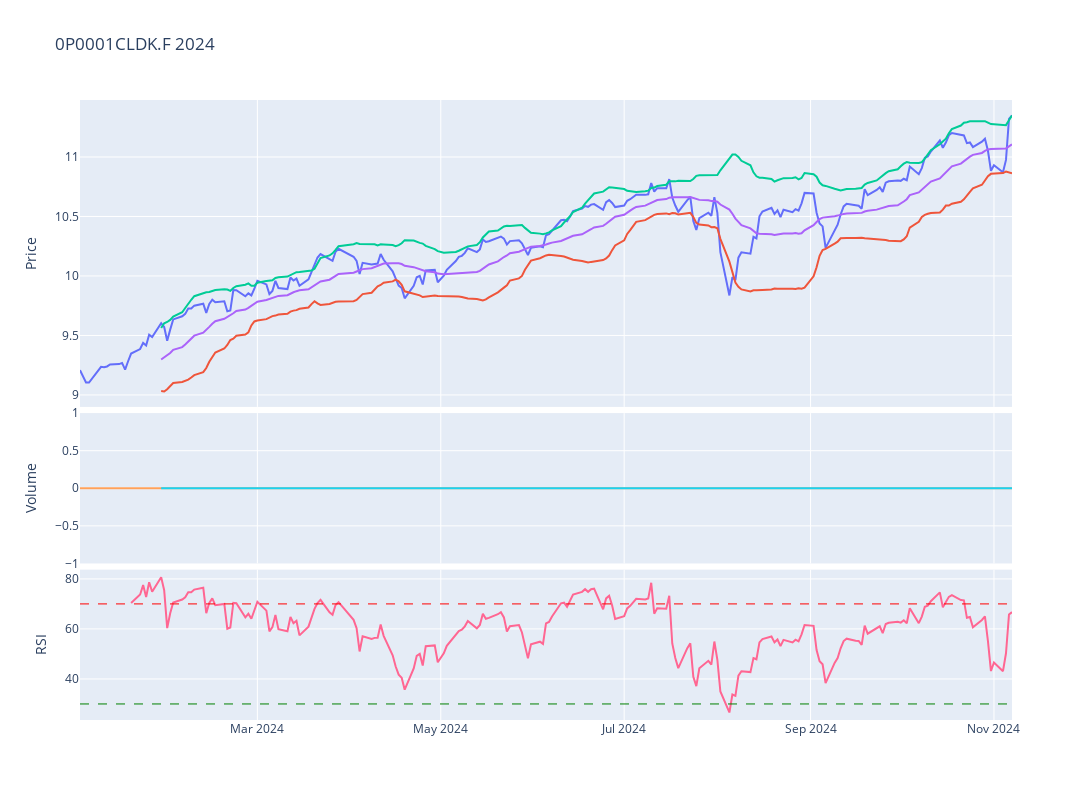

Notebook source saved alongside this figure:
### Code cell
# Plot the adjusted close price
fig = make_subplots(rows=4, cols=1,shared_xaxes=True,vertical_spacing=0.01,specs=[[{'rowspan':2,'colspan':1}],[None],[{'rowspan':1,'colspan':1}],[{'rowspan':1,'colspan':1}]])

# Graph (1,1)
fig.add_trace(go.Scatter(x=stock_ticker['Adj Close'].loc[year].index,y=stock_ticker['Adj Close'].loc[year],mode="lines",name=f'{ticker}'),row=1,col=1)
fig.add_trace(go.Scatter(x=stock_ticker['BB_Lower'].loc[year].index,y=stock_ticker['BB_Lower'].loc[year],mode="lines",name='BB_Lower'),row=1,col=1)
fig.add_trace(go.Scatter(x=stock_ticker['BB_Upper'].loc[year].index,y=stock_ticker['BB_Upper'].loc[year],mode="lines",name='BB_Upper'),row=1,col=1)
fig.add_trace(go.Scatter(x=stock_ticker['MMA20'].loc[year].index,y=stock_ticker['MMA20'].loc[year],mode="lines",name='MMA20'),row=1,col=1)
# Update xaxis properties
fig.update_yaxes(title_text="Price", row=1, col=1)

# Graph (3,1)
fig.add_trace(go.Scatter(x=stock_ticker['Volume'].loc[year].index,y=stock_ticker['Volume'].loc[year],mode="lines",name='Volume'),row=3, col=1)
fig.add_trace(go.Scatter(x=stock_ticker['Volume'].loc[year].index,y=stock_ticker['Volume'].loc[year].rolling(20).mean(),mode="lines",name='MMA20'),row=3,col=1)
fig.update_yaxes(title_text="Volume", row=3, col=1)

# Graph (4,1)
fig.add_trace(go.Scatter(x=stock_ticker['RSI'].loc[year].index,y=stock_ticker['RSI'].loc[year],mode="lines",name='RSI'),row=4, col=1)
fig.add_hline(y=30, line_width=1, line_dash="dash", line_color="green",row=4,col=1)
fig.add_hline(y=70, line_width=1, line_dash="dash", line_color="red",row=4,col=1)
fig.update_yaxes(title_text="RSI", row=4, col=1)

fig.update_layout(height=800, width=1300,showlegend=False,title=f"{ticker} {year}")

fig.show()

### Figure 1 — Plotly figure (JSON) as saved in the notebook; plotly's stock layout.template omitted (floating-point values rounded to 4 significant figures; data arrays with more than 128 entries replaced by an {"elided": "..."} marker saying what was removed)
{"data": [{"mode": "lines", "name": "0P0001CLDK.F", "type": "scatter", "x": {"elided": "220 str values"}, "xaxis": "x", "y": {"elided": "220 float values"}, "yaxis": "y"}, {"mode": "lines", "name": "BB_Lower", "type": "scatter", "x": {"elided": "220 str values"}, "xaxis": "x", "y": {"elided": "220 float values"}, "yaxis": "y"}, {"mode": "lines", "name": "BB_Upper", "type": "scatter", "x": {"elided": "220 str values"}, "xaxis": "x", "y": {"elided": "220 float values"}, "yaxis": "y"}, {"mode": "lines", "name": "MMA20", "type": "scatter", "x": {"elided": "220 str values"}, "xaxis": "x", "y": {"elided": "220 float values"}, "yaxis": "y"}, {"mode": "lines", "name": "Volume", "type": "scatter", "x": {"elided": "220 str values"}, "xaxis": "x2", "y": {"elided": "220 int values"}, "yaxis": "y2"}, {"mode": "lines", "name": "MMA20", "type": "scatter", "x": {"elided": "220 str values"}, "xaxis": "x2", "y": {"elided": "220 int values"}, "yaxis": "y2"}, {"mode": "lines", "name": "RSI", "type": "scatter", "x": {"elided": "220 str values"}, "xaxis": "x3", "y": {"elided": "220 float values"}, "yaxis": "y3"}], "layout": {"height": 800, "shapes": [{"line": {"color": "green", "dash": "dash", "width": 1}, "type": "line", "x0": 0, "x1": 1, "xref": "x3 domain", "y0": 30, "y1": 30, "yref": "y3"}, {"line": {"color": "red", "dash": "dash", "width": 1}, "type": "line", "x0": 0, "x1": 1, "xref": "x3 domain", "y0": 70, "y1": 70, "yref": "y3"}], "showlegend": false, "title": {"text": "0P0001CLDK.F 2024"}, "width": 1300, "xaxis": {"anchor": "y", "domain": [0, 1], "matches": "x3", "showticklabels": false}, "xaxis2": {"anchor": "y2", "domain": [0, 1], "matches": "x3", "showticklabels": false}, "xaxis3": {"anchor": "y3", "domain": [0, 1]}, "yaxis": {"anchor": "x", "domain": [0.505, 1], "title": {"text": "Price"}}, "yaxis2": {"anchor": "x2", "domain": [0.2525, 0.495], "title": {"text": "Volume"}}, "yaxis3": {"anchor": "x3", "domain": [0, 0.2425], "title": {"text": "RSI"}}}}
